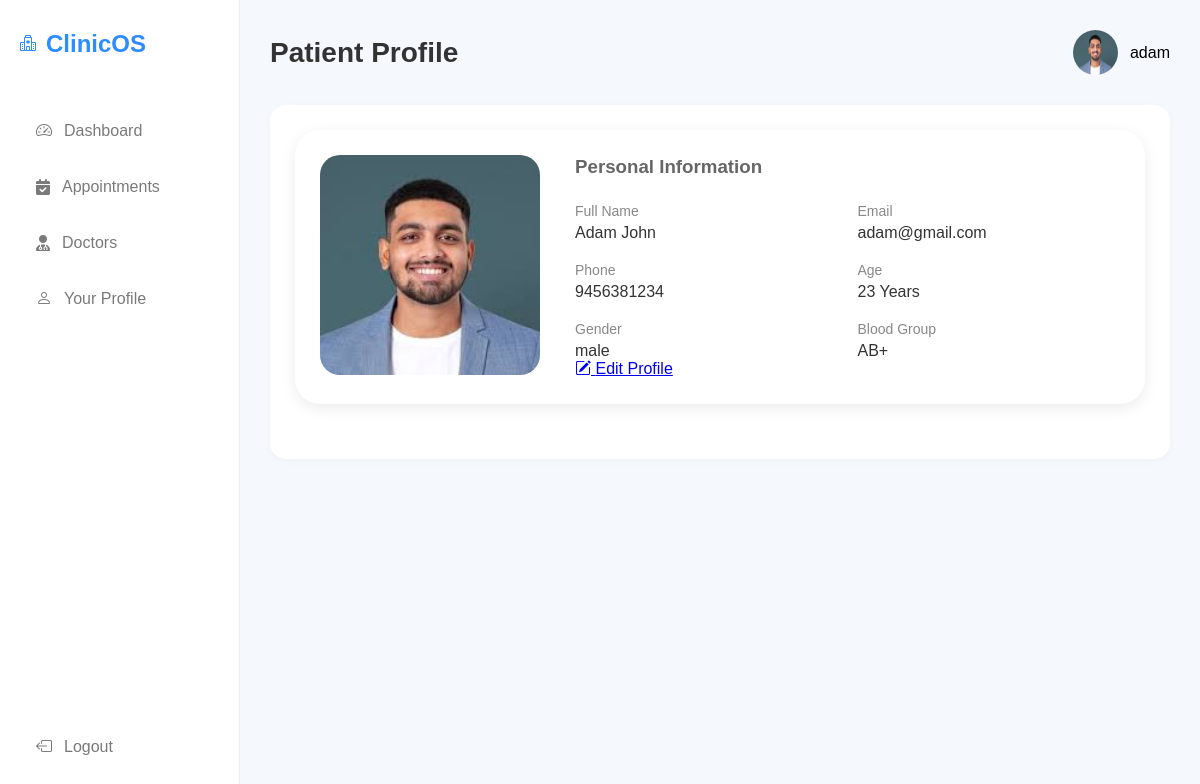
Screenshot of /patient/profile/ (signed in) with the database file from the repository.
### managementsystem/models.py (models this page shows, shortened)
class CustomUser(AbstractUser):
    ROLE_CHOICES = (
        ('admin', 'Admin'),
        ('doctor', 'Doctor'),
        ('patient', 'Patient'),
    )
    role = models.CharField(max_length=20, choices=ROLE_CHOICES,default='patient')

class Patient(models.Model):
    user = models.OneToOneField(CustomUser,on_delete=models.CASCADE)
    gender_choices = (('male','Male'),('female','Female'),('other','Other'))
    gender = models.CharField(max_length=10,choices=gender_choices,default='male')
    age = models.IntegerField()
    phone = models.CharField(max_length=15)
    blood_group = models.CharField(max_length=5)
    photo = models.ImageField(upload_to='patients',default='default/default.png')

### managementsystem/views/patient_views.py (the view)
# urls.py: path('patient/profile/',patient_profile,name='patient_profile'),
@login_required
def patient_profile(request):
    patient = Patient.objects.get(user=request.user)
    context = {
        'patient': patient,
    }
    return render(request, 'patient/profile.html', context)

### managementsystem/templates/patient/profile.html
{% extends 'patient/base.html' %}
{% load static %}
{% block style %}<link rel="stylesheet" href="{% static 'css/patient_profile.css' %}">{%endblock%}
{%block header%}
Patient Profile
{%endblock%}
{%block profile%}
        <div class="profile">
            <img src="{{request.user.patient.photo.url}}" alt=""style="width:45px;height:45px;border-radius:50%;">
            <span>{{request.user.username}}</span>
        </div>
{%endblock%}
{%block content%}
    {% include 'includes/_patient_details.html' %}
{%endblock%}

### managementsystem/templates/includes/_patient_details.html (shortened to what this page needs)
<div class="patient">
    <div class="profile-card">
        <div class="profile-image">
            <img src="{{ patient.photo.url }}" alt="Patient">
        </div>
        <div class="profile-details">
            <h3>Personal Information</h3>
            <div class="info-grid">
                <div class="info-item">
                    <span>Full Name</span>
                    <p>{{ patient.user.get_full_name }}</p>
                </div>
                <div class="info-item">
                    <span>Email</span>
                    <p>{{ patient.user.email }}</p>
                </div>
                <div class="info-item">
                    <span>Phone</span>
                    <p>{{ patient.phone}}</p>
                </div>
                <div class="info-item">
                    <span>Age</span>
                    <p>{{ patient.age }} Years</p>
                </div>
                <div class="info-item">
                    <span>Gender</span>
                    <p>{{ patient.gender }}</p>
                </div>
                <div class="info-item">
                    <span>Blood Group</span>
                    <p>{{ patient.blood_group }}</p>
                </div>
            </div>
            {% if request.user.role == 'admin' %}
            <a href="{% url 'edit_patient' patient.id %}" class="edit-btn">
                <i class="bi bi-pencil-square"></i>
                Edit Profile
            </a>
            {% elif request.user.role == 'patient' %}
            <a href="{% url 'patient_edit_profile' patient.id %}" class="edit-btn">
                <i class="bi bi-pencil-square"></i>
                Edit Profile
            </a>
            {% endif %}
        </div>
    </div>
</div>

### managementsystem/static/css/patient_profile.css (style rules this page uses)
.patient .profile-card { background:#fff; border-radius:25px; padding:25px; display:flex; gap:35px; align-items:center; box-shadow:0 4px 15px rgba(0,0,0,0.08); margin-bottom:30px; }
.patient .profile-image img { width:220px; height:220px; object-fit:cover; border-radius:20px; }
.patient .profile-details { flex:1; }
.patient .profile-details h3 { color:#666; margin-bottom:25px; font-weight:600; }
.patient .info-grid { display:grid; grid-template-columns:repeat(2,1fr); gap:20px; }
.patient .info-item { display:flex; flex-direction:column; }
.patient .info-item span { color:#888; font-size:14px; margin-bottom:5px; }
.patient .info-item p { color:#333; font-size:16px; }

### managementsystem/static/css/home.css (style rules this page uses)
* { margin:0; padding:0; box-sizing:border-box; font-family:Arial, Helvetica, sans-serif; }
body { background:#f5f8fd; }
.profile { display:flex; align-items:center; gap:12px; }
.profile img { width:45px; height:45px; border-radius:50%; }

### rows the page displays
CustomUser: user.patient.photo (picture), user.username "adam"
Patient: photo (picture), user.get_full_name "Adam John", user.email "adam@gmail.com", phone "9456381234", age "23", gender "male", blood_group "AB+"
